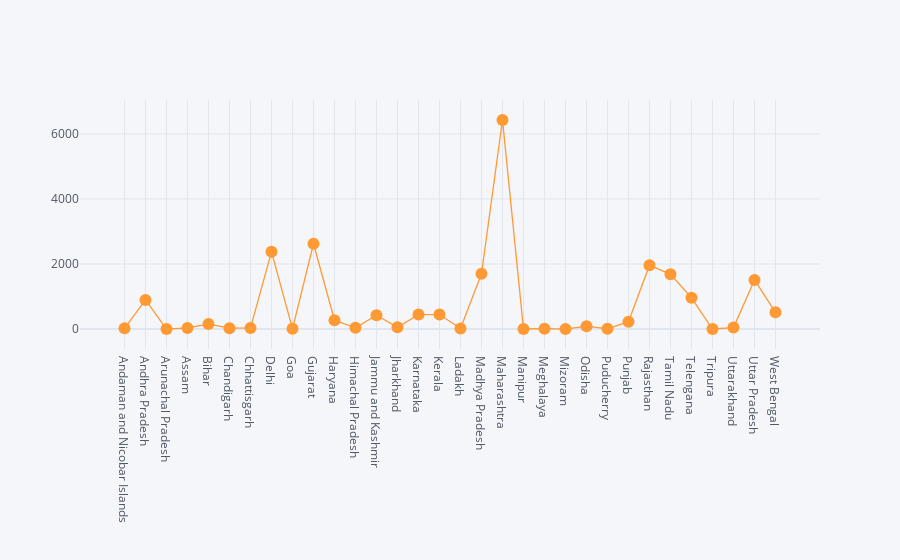

Here is the notebook cell this chart was saved with:
### Code cell
Ramesh.iplot(kind='scatter',x='Name of State / UT',y='Total cases',mode='markers+lines')

### Figure 1 — Plotly figure (JSON) as saved in the notebook; plotly's stock layout.template omitted (floating-point values rounded to 4 significant figures)
{"data": [{"line": {"color": "rgba(255, 153, 51, 1.0)", "dash": "solid", "shape": "linear", "width": 1.3}, "marker": {"size": 12, "symbol": "circle"}, "mode": "markers+lines", "name": "Total cases", "text": "", "type": "scatter", "x": ["Andaman and Nicobar Islands", "Andhra Pradesh", "Arunachal Pradesh", "Assam", "Bihar", "Chandigarh", "Chhattisgarh", "Delhi", "Goa", "Gujarat", "Haryana", "Himachal Pradesh", "Jammu and Kashmir", "Jharkhand", "Karnataka", "Kerala", "Ladakh", "Madhya Pradesh", "Maharashtra", "Manipur", "Meghalaya", "Mizoram", "Odisha", "Puducherry", "Punjab", "Rajasthan", "Tamil Nadu", "Telengana", "Tripura", "Uttarakhand", "Uttar Pradesh", "West Bengal"], "y": [22, 895, 1, 36, 153, 27, 36, 2376, 7, 2624, 272, 40, 427, 53, 445, 447, 18, 1699, 6430, 2, 12, 1, 90, 7, 227, 1964, 1683, 960, 2, 47, 1510, 514]}], "layout": {"legend": {"bgcolor": "#F5F6F9", "font": {"color": "#4D5663"}}, "paper_bgcolor": "#F5F6F9", "plot_bgcolor": "#F5F6F9", "title": {"font": {"color": "#4D5663"}}, "xaxis": {"gridcolor": "#E1E5ED", "showgrid": true, "tickfont": {"color": "#4D5663"}, "title": {"font": {"color": "#4D5663"}, "text": ""}, "zerolinecolor": "#E1E5ED"}, "yaxis": {"gridcolor": "#E1E5ED", "showgrid": true, "tickfont": {"color": "#4D5663"}, "title": {"font": {"color": "#4D5663"}, "text": ""}, "zerolinecolor": "#E1E5ED"}}}
